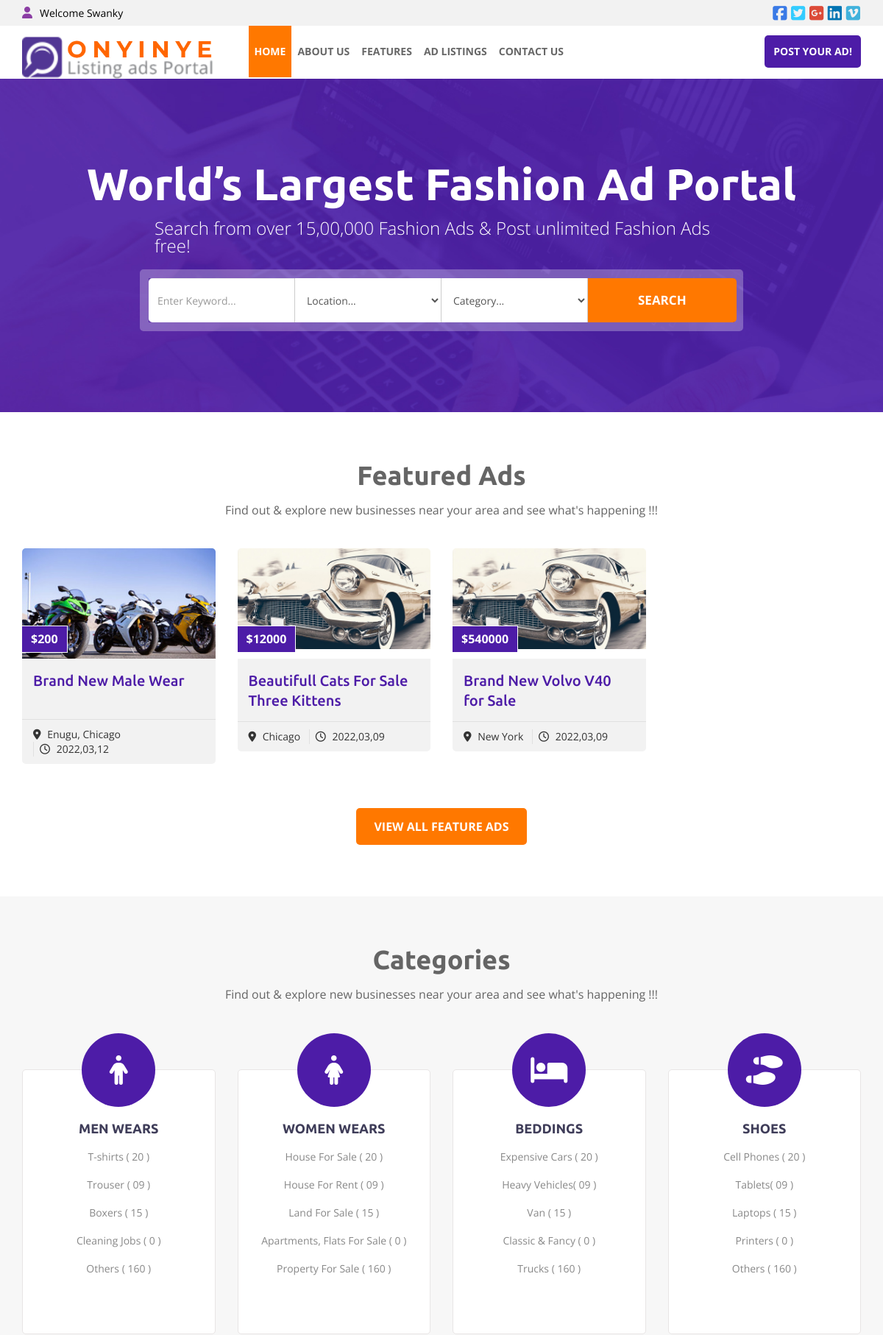
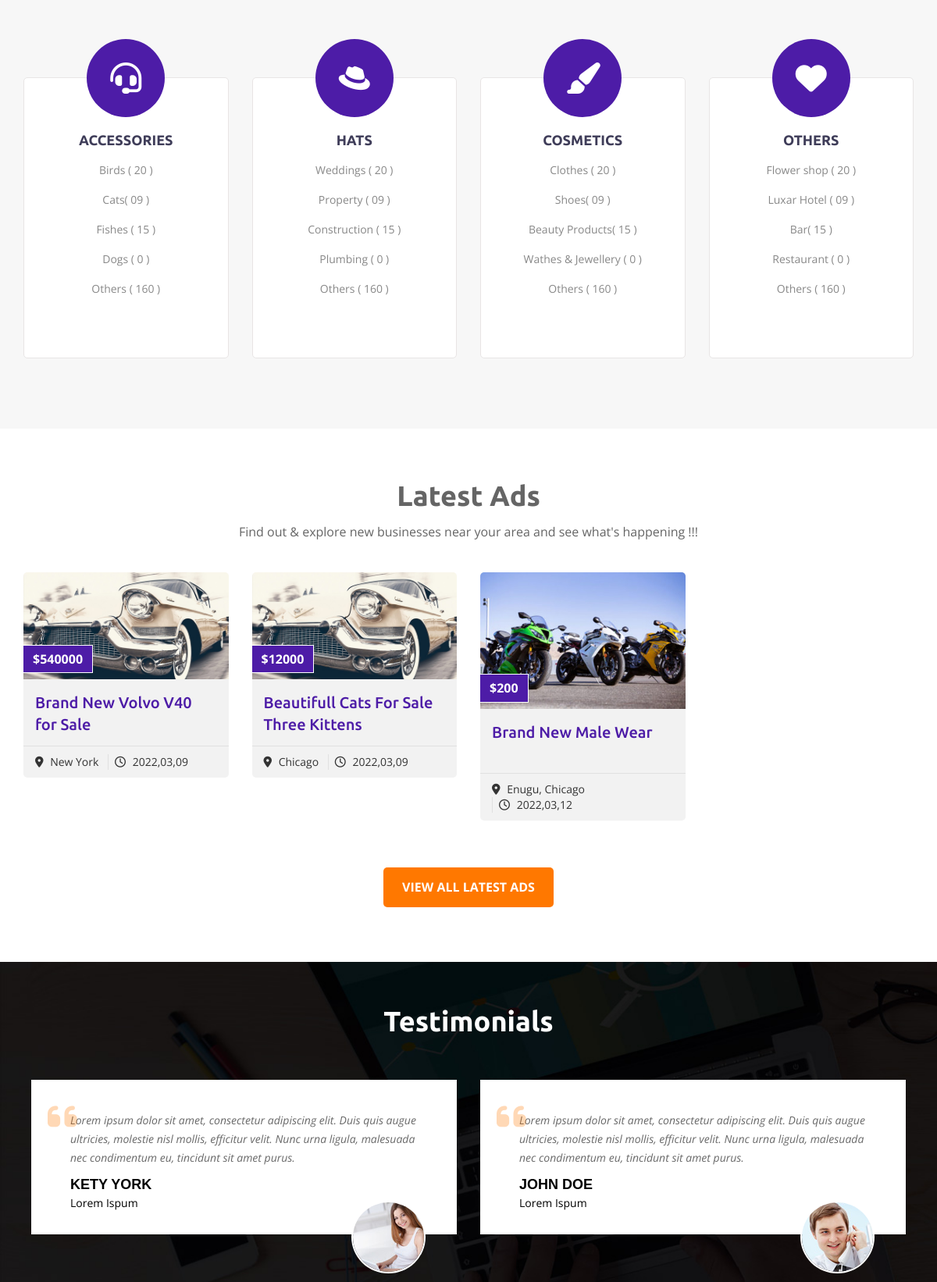
The page / (upper part) on the database its author committed (2 pictures, top to bottom).
### tables this page shows
CREATE TABLE `products` (
  `id` int(11) NOT NULL,
  `product` text NOT NULL,
  `price` text NOT NULL,
  `location` text NOT NULL,
  `seller` text NOT NULL,
  `description` text NOT NULL,
  `color` text NOT NULL,
  `size` text NOT NULL,
  `img1` text NOT NULL,
  `img2` text NOT NULL,
  `img3` text NOT NULL,
  `img4` text NOT NULL,
  `status` text NOT NULL,
  `date` datetime NOT NULL
);

### index.php (the view, shortened to what this page needs)
<?php
include "auth.php";
?>
<!DOCTYPE html>
<html lang="en">
<?php include "head.php"; ?>
<body>
<?php include "topbar.php"; ?>
<?php include "header.php"; ?>
<div class="slider-wrap">
  <div class="container">
    <div class="sliderTxt">
      <h1>World’s Largest Fashion Ad Portal</h1>
      <p>Search from over 15,00,000 Fashion Ads & Post unlimited Fashion Ads free!</p>
      <form>
        <div class="row form-wrap">
          <div class="col-md-3">
            <div class="input-group">
              <input type="text" name="keyword" placeholder="Enter Keyword..." class="form-control">
            </div>
          </div>
          <div class="col-md-3">
            <div class="input-group">
              <select name="location" class="dropdown">
                <option>Location... </option>
              </select>
            </div>
          </div>
          <div class="col-md-3">
            <div class="input-group">
              <select name="category" class="dropdown">
                <option>Category... </option>
              </select>
            </div>
          </div>
          <div class="col-md-3">
            <div class="input-btn">
              <input type="submit" class="sbutn" value="Search">
            </div>
          </div>
        </div>
      </form>
    </div>
  </div>
</div>
<div class="feature-wrap">
  <div class="container">
    <div class="heading-title">Featured Ads</div>
    <div class="heading-text">Find out & explore new businesses near your area and see what's happening !!!</div>
    <ul class="row feature-service">
      <?php
      $query2=mysqli_query($link, "SELECT * from products ORDER BY RAND() LIMIT 0,4");
      while ($fetch2=mysqli_fetch_array($query2)) {
        $date2 = date_create($fetch2['date']);
      ?>
      <li class="col-md-3 col-sm-6 col-xs-12">
        <div class="feature-image" style=" overflow: hidden;  width: 100%; height: 150px;"><img src="product_images/<?php echo $fetch2['img1']; ?>" alt="" style="margin-left: auto; margin-right: auto; text-align: center; object-fit: cover;">
          <div class="price">$<?php echo $fetch2['price']; ?></div>
        </div>
        <div class="feature">
          <div class="feat-bg">
            <h3><a href="detail-page.php?id=<?php echo $fetch2['id']; ?>"><?php echo $fetch2['product']; ?></a></h3>
          </div>
          <div class="feature-detail">
            <ul class="featureList">
              <li><i class="fa fa-map-marker" aria-hidden="true"></i> <?php echo $fetch2['location']; ?></li>
              <li><i class="fa fa-clock-o" aria-hidden="true"></i> <?php echo date_format($date2,"Y,m,d"); ?></li>
            </ul>
          </div>
        </div>
      </li>
      <?php
    }
    ?>
    </ul>
    <div class="view-btn"><a href="features.php">View All Feature ads</a></div>
  </div>
</div>
<div class="categories-wrap">
  <div class="container">
    <div class="heading-title"><span>Categories</span></div>
    <div class="heading-text">Find out & explore new businesses near your area and see what's happening !!!</div>
    <ul class="row categories-service">
      <li class="col-md-3 col-sm-6">
        <div class="categorybox">
          <div class="icon"><i class="fa fa-male" aria-hidden="true"></i></div>
          <h4><a href="#">Men Wears</a></h4>
          <ul class="categories">
            <li><a href="#">T-shirts ( 20 )</a></li>
            <li><a href="#">Trouser ( 09 )</a></li>
            <li><a href="#">Boxers ( 15 )</a></li>
            <li><a href="#">Cleaning Jobs ( 0 )</a></li>
            <li><a href="#">Others ( 160 )</a></li>
          </ul>
        </div>
      </li>
      <li class="col-md-3 col-sm-6">
        <div class="categorybox">
          <div class="icon"><i class="fa fa-female" aria-hidden="true"></i></div>
          <h4><a href="#">Women Wears</a></h4>
          <ul class="categories">
            <li><a href="#">House For Sale ( 20 )</a></li>
            <li><a href="#">House For Rent ( 09 )</a></li>
            <li><a href="#">Land For Sale ( 15 )</a></li>
            <li><a href="#">Apartments, Flats For Sale ( 0 )</a></li>
            <li><a href="#">Property For Sale ( 160 )</a></li>
          </ul>
        </div>
      </li>
      <li class="col-md-3 col-sm-6">
        <div class="categorybox">
          <div class="icon"><i class="fa fa-solid fa-bed" aria-hidden="true"></i></div>
          <h4><a href="#">Beddings</a></h4>
          <ul class="categories">
            <li><a href="#">Expensive Cars ( 20 )</a></li>
            <li><a href="#">Heavy Vehicles( 09 )</a></li>
            <li><a href="#">Van ( 15 )</a></li>
            <li><a href="#">Classic & Fancy ( 0 )</a></li>
            <li><a href="#">Trucks ( 160 )</a></li>
          </ul>
        </div>
      </li>
      <li class="col-md-3 col-sm-6">
        <div class="categorybox">
          <div class="icon"><i class="fa fa-shoe-prints" aria-hidden="true"></i></div>
          <h4><a href="#">Shoes</a></h4>
          <ul class="categories">
            <li><a href="#">Cell Phones ( 20 )</a></li>
            <li><a href="#">Tablets( 09 )</a></li>
            <li><a href="#">Laptops ( 15 )</a></li>
            <li><a href="#">Printers ( 0 )</a></li>
            <li><a href="#">Others ( 160 )</a></li>
          </ul>
        </div>
      </li>
      <li class="col-md-3 col-sm-6">
        <div class="categorybox">
          <div class="icon"><i class="fa fa-solid fa-headset" aria-hidden="true"></i></div>
          <h4><a href="#">Accessories</a></h4>
          <ul class="categories">
            <li><a href="#">Birds ( 20 )</a></li>
            <li><a href="#">Cats( 09 )</a></li>
            <li><a href="#">Fishes ( 15 )</a></li>
            <li><a href="#">Dogs ( 0 )</a></li>
            <li><a href="#">Others ( 160 )</a></li>
          </ul>
        </div>
      </li>
      <li class="col-md-3 col-sm-6">
        <div class="categorybox">
          <div class="icon"><i class="fa fa-brands fa-redhat" aria-hidden="true"></i></div>
          <h4><a href="#">Hats</a></h4>
          <ul class="categories">
            <li><a href="#">Weddings ( 20 )</a></li>
            <li><a href="#">Property ( 09 )</a></li>
            <li><a href="#">Construction ( 15 )</a></li>
            <li><a href="#">Plumbing ( 0 )</a></li>
            <li><a href="#">Others ( 160 )</a></li>
          </ul>
        </div>
      </li>
      <li class="col-md-3 col-sm-6">
        <div class="categorybox">
          <div class="icon"><i class="fa fa-paintbrush" aria-hidden="true"></i></div>
          <h4><a href="#">Cosmetics</a></h4>
          <ul class="categories">
            <li><a href="#">Clothes ( 20 )</a></li>
            <li><a href="#">Shoes( 09 )</a></li>
            <li><a href="#">Beauty Products( 15 )</a></li>
            <li><a href="#">Wathes & Jewellery ( 0 )</a></li>
            <li><a href="#">Others ( 160 )</a></li>
          </ul>
        </div>
      </li>
      <li class="col-md-3 col-sm-6">
        <div class="categorybox">
          <div class="icon"><i class="fa fa-heart" aria-hidden="true"></i></div>
          <h4><a href="#">Others</a></h4>
          <ul class="categories">
            <li><a href="#">Flower shop ( 20 )</a></li>
            <li><a href="#">Luxar Hotel ( 09 )</a></li>
            <li><a href="#">Bar( 15 )</a></li>
            <li><a href="#">Restaurant ( 0 )</a></li>
            <li><a href="#">Others ( 160 )</a></li>
          </ul>
        </div>
      </li>
    </ul>
  </div>
</div>
<div class="feature-wrap">
  <div class="container">
    <div class="heading-title">Latest Ads</div>
    <div class="heading-text">Find out & explore new businesses near your area and see what's happening !!!</div>
    <ul class="row feature-service">
      <?php
      $query=mysqli_query($link, "SELECT * from products");
      while ( $fetch=mysqli_fetch_array($query)) {
        $date = date_create($fetch['date']);
      ?>
      <li class="col-md-3 col-sm-6 col-xs-12">
        <div class="feature-image"><img src="product_images/<?php echo $fetch['img1']; ?>" alt="">
          <div class="price">$<?php echo $fetch['price']; ?></div>
        </div>
        <div class="feature">
          <div class="feat-bg">
            <h3><a href="detail-page.php?id=<?php echo $fetch2['id']; ?>"><?php echo $fetch['product']; ?></a></h3>
          </div>
          <div class="feature-detail">
            <ul class="featureList">
              <li><i class="fa fa-map-marker" aria-hidden="true"></i> <?php echo $fetch['location']; ?></li>
              <li><i class="fa fa-clock-o" aria-hidden="true"></i> <?php echo date_format($date,"Y,m,d"); ?></li>
            </ul>
          </div>
        </div>
      </li>
      <?php
    }
    ?>
    </ul>
    <div class="view-btn"><a href="listing.php">View All Latest ads</a></div>
  </div>
</div>
<div class="testimonials-wrap">
  <div class="container">
    <div class="heading-wrap">
      <div class="heading-title">Testimonials</div>
    </div>
    <ul class="owl-carousel testimonials">
      <li class="item">
        <div class="testi-info">
          <p>Lorem ipsum dolor sit amet, consectetur adipiscing elit. Duis quis augue ultricies, molestie nisl mollis, efficitur velit. Nunc urna ligula, malesuada nec condimentum eu, tincidunt sit amet purus.</p>
          <div class="name">Kety York <span>Lorem Ispum</span></div>
          <div class="client-image"><img src="images/client.jpg" alt=""></div>
        </div>
      </li>
      <li class="item">
        <div class="testi-info">
          <p>Lorem ipsum dolor sit amet, consectetur adipiscing elit. Duis quis augue ultricies, molestie nisl mollis, efficitur velit. Nunc urna ligula, malesuada nec condimentum eu, tincidunt sit amet purus.</p>
          <div class="name">John Doe <span>Lorem Ispum</span></div>
          <div class="client-image"><img src="images/client2.jpg" alt=""></div>
        </div>
      </li>
    </ul>
  </div>
</div>
</body>
</html>

### rows shown on the page
products: img1 (picture), price "200", product "Brand New Male Wear", location "Enugu, Chicago", date "2022,03,12"
products: img1 (picture), price "12000", product "Beautifull Cats For Sale Three Kittens", location "Chicago", date "2022,03,09"
products: img1 (picture), price "540000", product "Brand New Volvo V40 for Sale", location "New York", date "2022,03,09"
